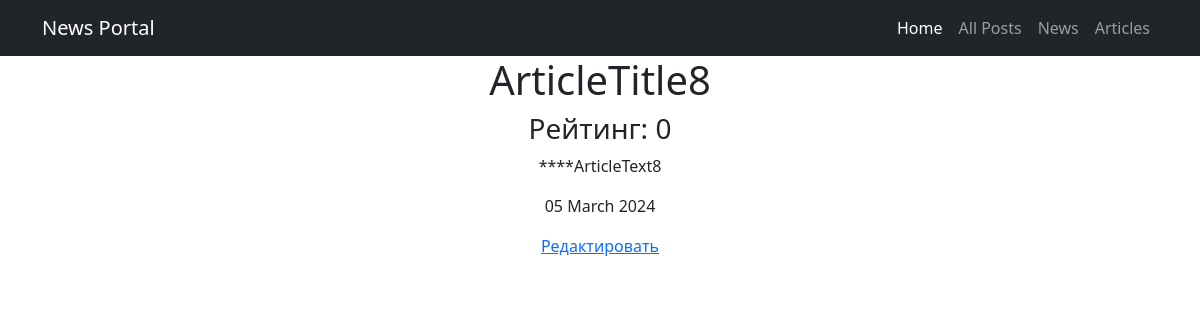
The app's page /articles/9 (signed in) with its own data.
### news/models.py (models this page shows, shortened)
class Post(models.Model):
    NEWS = 'NW'
    ARTICLE = 'AR'
    CATEGORY_CHOICES = [
        (NEWS, 'Новость'),
        (ARTICLE, 'Статья')
    ]
    author = models.ForeignKey(Author, on_delete=models.CASCADE)
    categoryType = models.CharField(max_length=2, choices=CATEGORY_CHOICES, default=ARTICLE)
    dateCreation = models.DateTimeField(auto_now_add=True)
    postCategory = models.ManyToManyField(Category, through='PostCategory')
    title = models.CharField(max_length=128)
    text = models.TextField()
    rating = models.SmallIntegerField(default=0)

### news/views.py (the view)
# urls.py: path('articles/<int:pk>', PostDetail.as_view(), name='article_detail'),
class PostDetail(LoginRequiredMixin, DetailView):
    model = Post
    template_name = 'post.html'
    context_object_name = 'post'

### news/templatetags/custom_filters.py (called while the page is built)
@register.filter()
def censor(value):
    for word in CENSOR_WORDS:
        pattern = re.compile(re.escape(word), re.IGNORECASE)
        value = pattern.sub(lambda x: '*' * len(x.group()), value)
    return value

### templates/post.html (shortened to what this page needs)
{% extends 'flatpages/default.html' %}
{% load custom_filters %}
{% block content %}
    <h1>{{ post.title|censor }}</h1>
    <h3>Рейтинг: {{ post.rating }}</h3>
    <p>{{ post.text|censor }}</p>
    <p>{{ post.dateCreation|date:"d F Y" }}</p>
    {% if perms.news.change_post %}
        {% if post.categoryType == 'NW' %}
            <a href="{% url 'edit_news' pk=post.id %}">Редактировать</a>
        {% elif post.categoryType == 'AR' %}
            <a href="{% url 'edit_article' pk=post.id %}">Редактировать</a>
        {% endif %}
    {% endif %}
{% endblock content %}

### records on screen
Post: title|censor "ArticleTitle8", rating "0", text|censor "****ArticleText8", dateCreation "05 March 2024"
